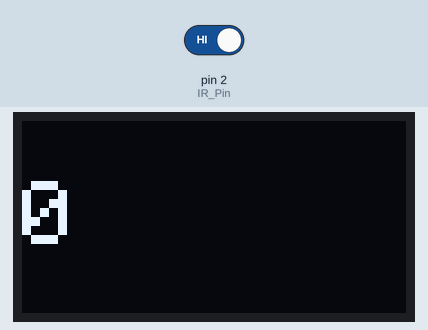
Simulated run of this sketch. Board: Arduino Uno, built with avr-gcc and run on an emulated ATmega328P. On the bench: 128×64 one-colour display. Inputs (shaded band) come from the test bench; at power-on: pin 2 (IR_Pin) HIGH. What the sketch prints to the serial monitor is not drawn.

Above: at 3.2 s.
3.3 s: pin 2 (IR_Pin) driven LOW
At 4.9 s:
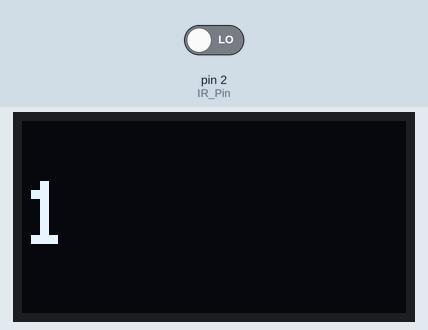
At 5.9 s:
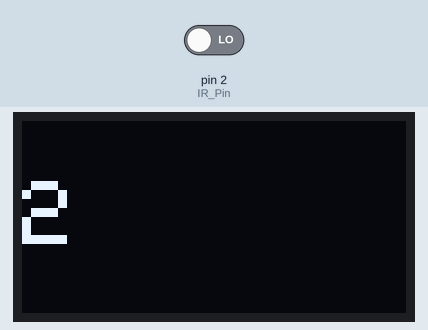
Timing chart, 0 to 7.4 s (numbered marks = the images above; inputs shaded):
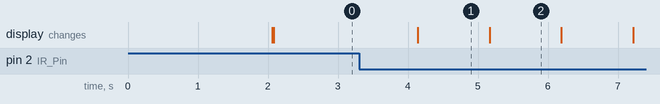

Measured:
- after the input at 3.3 s, the display: changes after 0.84 s (image 1)
- what the display in image 1 shows lasts 1.1 s, from 4.1 s to 5.2 s

The sketch:

Arduino_IR_OLED.ino
```cpp
#include <Wire.h>
#include <Adafruit_GFX.h>
#include <Adafruit_SSD1306.h>

#define OLED_WIDTH 128 // OLED display width,  in pixels
#define OLED_HEIGHT 64 // OLED display height, in pixels

const int IR_Pin=2;

int ir;

int count=0;

// declare an SSD1306 display object connected to I2C
Adafruit_SSD1306 oled(OLED_WIDTH, OLED_HEIGHT, &Wire, -1);

void setup() {
  Serial.begin(9600);
  // put your setup code here, to run once:
  pinMode(IR_Pin, INPUT);

  // initialize OLED display with address 0x3C for 128x64
  if (!oled.begin(SSD1306_SWITCHCAPVCC, 0x3C)) {
    Serial.println(F("SSD1306 allocation failed"));
    while (true);
  }

  delay(2000);         // wait for initializing
  oled.clearDisplay(); // clear display

  oled.setTextSize(1);          // text size
  oled.setTextColor(WHITE);     // text color
  oled.setCursor(0, 10);        // position to display
  oled.println("IR counter"); // text to display
  oled.display();
  oled.clearDisplay(); // clear display
}

void loop() {
  // put your main code here, to run repeatedly:
  ir = digitalRead(IR_Pin);
  Serial.print("ir status: ");
  Serial.println(ir);
  if (!ir){
    count++;
  }
  Serial.print("count: ");
  Serial.println(count);
  oled.clearDisplay(); // clear display
  oled.setTextSize(3);
  oled.setCursor(0, 20);
  oled.println(count); // text to display
  oled.display();
  delay(1000);
}
```
